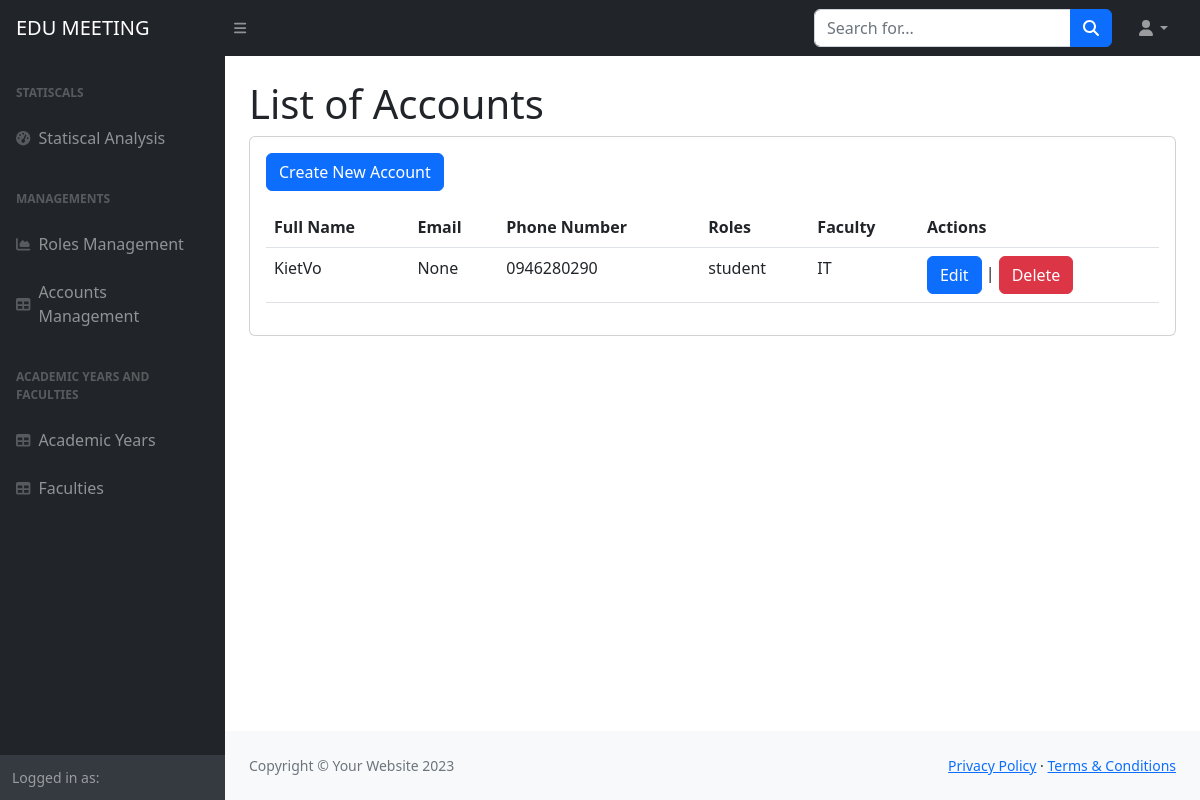
The app's page /ad/accounts/, older data.
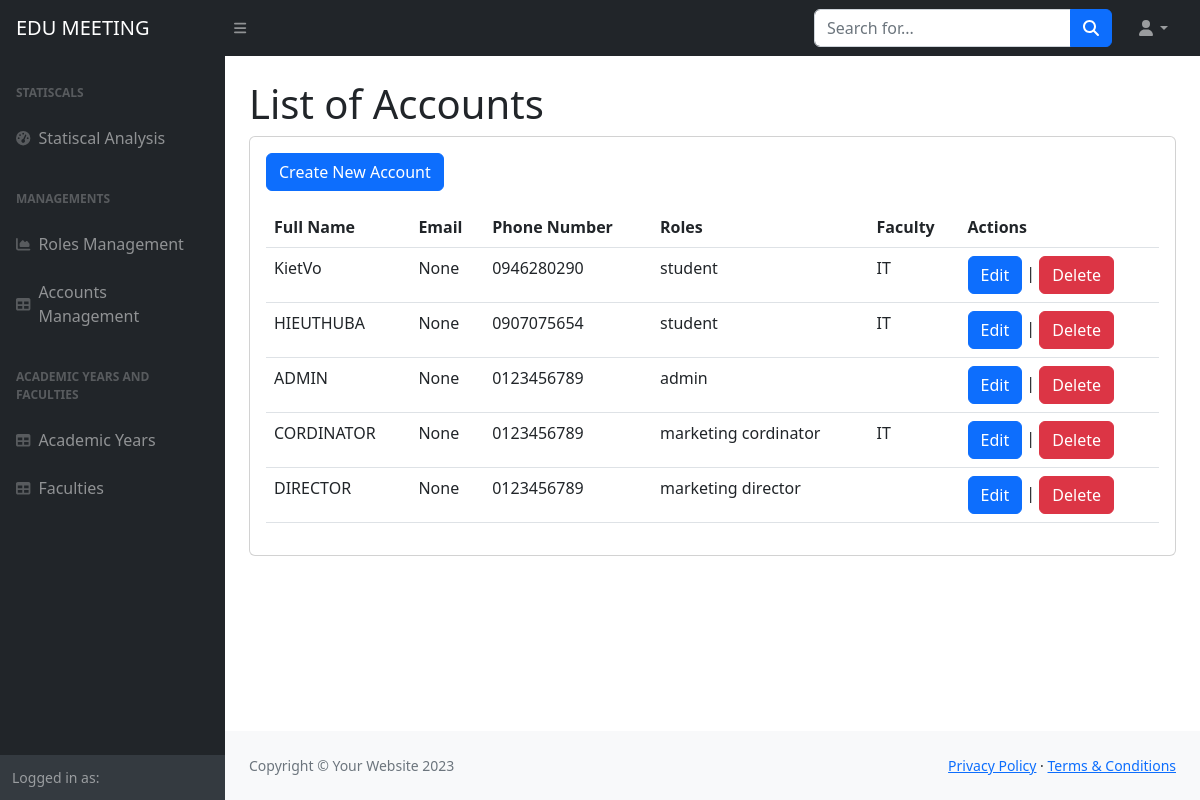
The same page, newer data.
### home/models.py (models this page shows, shortened)
class UserProfile(models.Model):
    user = models.OneToOneField(User, on_delete=models.CASCADE, primary_key=True)
    fullname = models.CharField(max_length=50)
    roles = models.ManyToManyField(Role, related_name='users')
    faculty = models.ForeignKey('Faculties', on_delete=models.CASCADE, null=True, blank=True)
    email = models.EmailField(max_length=254, unique=True, blank=True, null=True)
    phone = models.CharField(max_length=15)
    academic_Year = models.ForeignKey(AcademicYear,blank=True, null =True, on_delete=models.CASCADE)

class Role(models.Model):
    name = models.CharField(max_length=30)

class Faculties(models.Model):
    name = models.CharField(max_length = 40)
    description = models.TextField(null =True)

### home/views.py (the view)
# urls.py: path('ad/accounts/', views.account_list, name='account_list'),
def account_list(request):
    accounts = UserProfile.objects.all()
    return render(request, 'listAccount.html', {'accounts': accounts})

### templates/listAccount.html (shortened to what the changed rows need)
{%load static%}
<!DOCTYPE html>
<html lang="en">
    <head>
        <link href="https://cdn.jsdelivr.net/npm/simple-datatables@7.1.2/dist/style.min.css" rel="stylesheet" />
        <link href="{% static 'css/styles.css' %}" rel="stylesheet" />
    </head>
    <body class="sb-nav-fixed">
        <div id="layoutSidenav">
            <div id="layoutSidenav_content">
                <main>
                    <div class="container-fluid px-4">
                        <h1 class="mt-4">List of Accounts</h1>
                        <div class="card mb-4">
                            <div class="card-body">
                              <table class="table mt-3">
                                <thead class="thead-dark">
                                  <tr>
                                    <th scope="col">Full Name</th>
                                    <th scope="col">Email</th>
                                    <th scope="col">Phone Number</th>
                                    <th scope="col">Roles</th>
                                    <th scope="col">Faculty</th>
                                    <th scope="col">Actions</th>
                                  </tr>
                                </thead>
                                <tbody>
                                  {% for user_profile in accounts %}
                                  <tr>
                                    <td>{{ user_profile.fullname }}</td>
                                    <td>{{ user_profile.email }}</td>
                                    <td>{{ user_profile.phone }}</td>
                                    <td>
                                      {% for role in user_profile.roles.all %}
                                        {{ role.name }}{% if not forloop.last %}, {% endif %}
                                      {% endfor %}
                                    </td>
                                    <td>{{ user_profile.faculty.name }}</td>
                                    <td>
                                      <a href="{% url 'account_edit' user_profile.user.id %}" class="btn btn-primary">Edit</a>
                                      |
                                      <a href="{% url 'account_delete' user_profile.user.id %}" class="btn btn-danger" onclick="return confirm('Are you sure you want to delete?');">
                                        Delete
                                      </a>
                                    </td>
                                  </tr>
                                  {% endfor %}
                                </tbody>
                              </table>
                            </div>
                        </div>
                    </div>
                </main>
            </div>
        </div>
    </body>
</html>

Row changes from the older to the newer data that the page shows:
added UserProfile: fullname "HIEUTHUBA", email "None", phone "0907075654", faculty.name "IT", Role (name "student")
added UserProfile: fullname "ADMIN", email "None", phone "0123456789"
now on this page (row unchanged): Role: name "admin", shown under "ADMIN"
added UserProfile: fullname "CORDINATOR", email "None", phone "0123456789", faculty.name "IT"
now on this page (row edited): Role: name "marketing cordinator", shown under "CORDINATOR"
added UserProfile: fullname "DIRECTOR", email "None", phone "0123456789"
now on this page (row unchanged): Role: name "marketing director", shown under "DIRECTOR"
